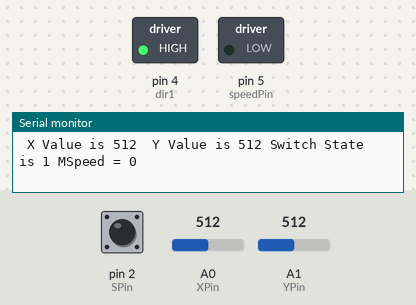
A sketch run on a simulated Arduino Uno, built with avr-gcc and run on an emulated ATmega328P. On the bench: switched loads named in the sketch (green lamp = pin HIGH), the last lines printed to the serial monitor. The test bench sets the inputs (shaded band); at power-on: A0 (XPin) = 512, pin 2 (SPin) HIGH, A1 (YPin) = 512. Pins used as bus, display or sensor lines are not drawn.

Above: at 1.2 s.
1.3 s: A0 (XPin) set to 513
4.3 s: A0 (XPin) set to 306
At 4.65 s:
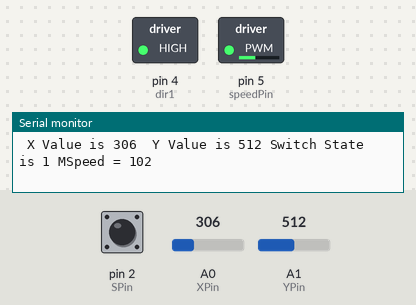
7.3 s: A0 (XPin) set to 511
At 7.99 s:
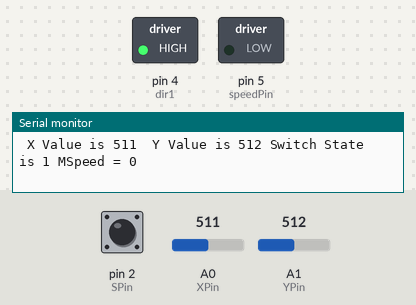
10.3 s: A0 (XPin) set to 245
At 10.92 s:
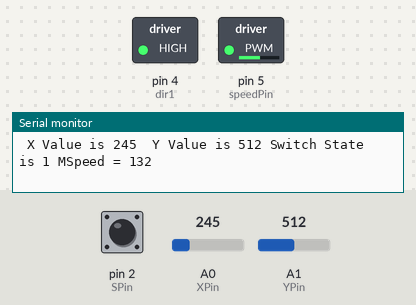
13.3 s: A0 (XPin) set to 122
At 13.96 s:
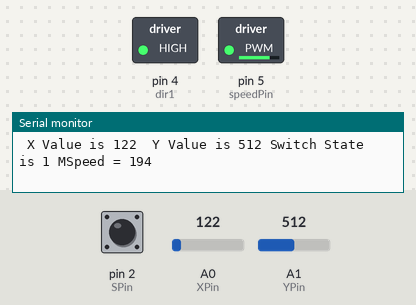
Timing chart, 0 to 16.3 s (numbered marks = the images above; inputs shaded):
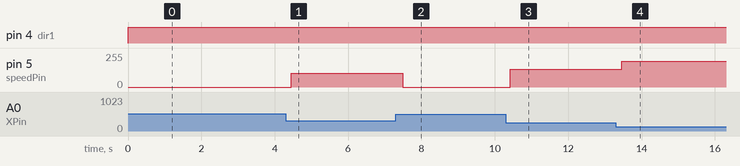

Measured:
- after the input at 4.3 s, pin 5 (speedPin): 0/255 → 102/255 after 0.15 s
- after the input at 7.3 s, pin 5 (speedPin): 102/255 → 0/255 after 0.19 s
- after the input at 10.3 s, pin 5 (speedPin): 0/255 → 132/255 after 0.12 s
- after the input at 13.3 s, pin 5 (speedPin): 132/255 → 194/255 after 0.16 s

The sketch:

Joystick_Fan_Project.ino
```cpp
//Motor variables
int speedPin = 5;
int dir1 = 4;
int dir2 = 3;
int MSpeed = 0;
int dt = 100;
//Joystick Variables
int XVal;
int YVal;
int SVal;
int XPin = A0;
int YPin = A1;
int SPin = 2;
void setup() {
  // put your setup code here, to run once:
  //motor
  pinMode(speedPin,OUTPUT);
  pinMode(dir1,OUTPUT);
  pinMode(dir2,OUTPUT);
  Serial.begin(9600);

  // joystick
  pinMode(XPin,INPUT);
  pinMode(YPin,INPUT);
  pinMode(SPin,INPUT);
  digitalWrite(SPin,HIGH);


}

void loop() {
  // put your main code here, to run repeatedly:


  digitalWrite(dir1,HIGH); // DC Fan code
  digitalWrite(dir2,LOW);
  analogWrite(speedPin,MSpeed);


 XVal = analogRead(XPin);
 YVal = analogRead(YPin);
 SVal = digitalRead(SPin);

 Serial.print(" X Value is ");
 Serial.print(XVal);
 Serial.print (" ");
 Serial.print(" Y Value is ");
 Serial.print(YVal);
 Serial.print(" Switch State is ");
 Serial.print(SVal);
 Serial.print(" MSpeed = ");
 Serial.println(MSpeed);
 delay(dt);

 if(XVal>513){
  MSpeed = (255./512.)*XVal-255.;
   digitalWrite(dir1,HIGH);
  digitalWrite(dir2,LOW);
  analogWrite(speedPin,MSpeed);
 }

if(XVal<513){
  MSpeed = -255./512.*XVal+255;
   digitalWrite(dir1,LOW);
  digitalWrite(dir2,HIGH);
  analogWrite(speedPin,MSpeed);
 }


if(MSpeed > 255){
  MSpeed = 255;
}

if(MSpeed < -255){
  MSpeed = -255;
}

 if(SVal == 0){
  MSpeed = 0;
 }

}
```
